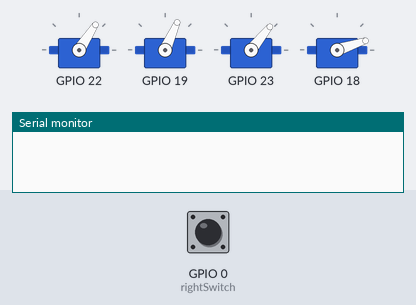
This sketch was run on a simulated ESP32. Parts: 4 × servo, the last lines printed to the serial monitor. Inputs (shaded band) come from the test bench; at power-on: GPIO 0 (rightSwitch) HIGH. Servo pulses on a pin are drawn as a servo (544–2400 µs = 0–180°).

Above: at 1.2 s.
1.3 s: GPIO 0 (rightSwitch) pulled LOW for 0.15 s
At 1.76 s:
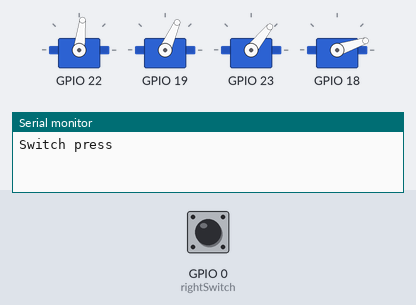
At 14.0 s:
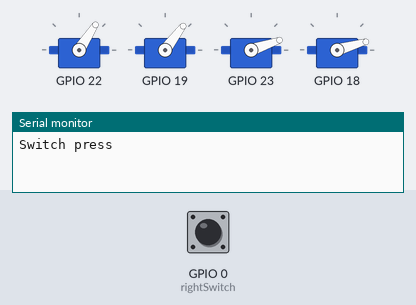
Timing chart, 0 to 15.5 s (numbered marks = the images above; inputs shaded):
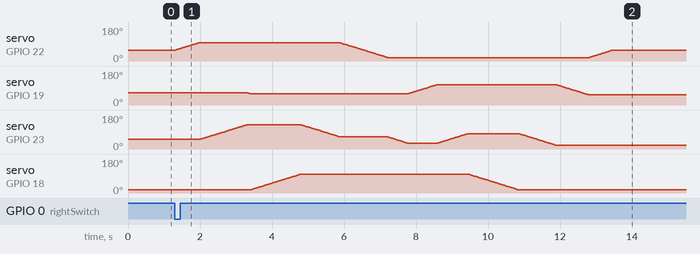

The sketch:

robotArm.ino
```cpp
/*
   ESP32 Servo Example
   John K. Bennett
   March, 2017

   This sketch uses low-level ESP32 PWM functionality to sweep 4 servos in sequence.
   It does NOT use the ESP32_Servo library for Arduino.

   The ESP32 supports 16 hardware LED PWM channels that are intended
   to be used for LED brightness control. The low level ESP32 code allows us to set the
   PWM frequency and bit-depth, and then control them by setting bits in the relevant control
   register. The core files esp32-hal-ledc.* provides helper functions to make this set up
   straightforward.

   Different servos require different pulse widths to vary servo angle, but the range is
   an approximately 500-2500 microsecond pulse every 20ms (50Hz). In general, hobbyist servos
   sweep 180 degrees, so the lowest number in the published range for a particular servo
   represents an angle of 0 degrees, the middle of the range represents 90 degrees, and the top
   of the range represents 180 degrees. So for example, if the range is 1000us to 2000us,
   1000us would equal an angle of 0, 1500us would equal 90 degrees, and 2000us would equal 1800
   degrees.

   The ESP32 PWM timers allow us to set the timer width (max 20 bits). Thus
   the timer "tick" length is (pulse_period/2**timer_width), and the equation for pulse_high_width
   (the portion of cycle (20ms in our case) that the signal is high) becomes:

                    pulse_high_width  = count * tick_length
                                      = count * (pulse_period/2**timer_width)

              and count = (pulse_high_width / (pulse_period/2**timer_width))

   For example, if we want a 1500us pulse_high_width, we set pulse_period to 20ms (20000us)
   (this value is set in the ledcSetup call), and count (used in the ledcWrite call) to
   1500/(20000/65655), or 4924. This is the value we write to the timer in the ledcWrite call.

   As a concrete example, suppose we want to repeatedly sweep four Tower Pro SG90 servos
   from 0 to 180 degrees.  The published pulse width range for the SG90 is 500-2400us. Thus,
   we should vary the count used in ledcWrite from 1638 to 7864.

   Circuit:
   Servo motors have three wires: power, ground, and signal. The power wire is typically red,
   the ground wire is typically black or brown, and the signal wire is typically yellow,
   orange or white. Since the ESP32 can supply limited current at only 3.3V, and servos draw
   considerable power, we will connect servo power to the VBat pin of the ESP32 (located
   near the USB connector). THIS IS ONLY APPROPRIATE FOR SMALL SERVOS.

   We could also connect servo power to a separate external
   power source (as long as we connect all of the grounds (ESP32, servo, and external power).
   In this example, we just connect ESP32 ground to servo ground. The servo signal pins
   connect to any available GPIO pins on the ESP32 (in this example, we use pins
   22, 19, 23, & 18).

   In this example, we assume four Tower Pro SG90 small servos.
   The published min and max for this servo are 500 and 2400, respectively.
   These values actually drive the servos a little past 0 and 180, so
   if you are particular, adjust the min and max values to match your needs.
   Experimentally, 550us and 2350us are pretty close to 0 and 180.

   This code was inspired by a post on Hackaday by Elliot Williams.
*/

// Values for TowerPro SG90 small servos; adjust if needed
#define COUNT_LOW 1800
#define COUNT_HIGH 7700

#define middleLimit_LOW 1700
#define middleLimit_HIGH 6200
#define leftLimit_LOW 3350
#define leftLimit_HIGH 6800
#define rightLimit_LOW 1900
#define rightLimit_HIGH 6200
#define clawLimit_LOW 2300
#define clawLimit_HIGH 6000

#define TIMER_WIDTH 16

#define middle 1
#define left 2
#define right 3
#define claw 4

#include "esp32-hal-ledc.h"

const int leftX = 12;
const int leftY = 13;
const int rightX = 26;
const int rightY = 27;
const int rightSwitch = 0;

int middle_currPOS = 3700;
int left_currPOS = 4000;
int right_currPOS = 3500;
int claw_currPOS = 2400;

int leftVRx = 0;
int leftVRy = 0;
int rightVRx = 0;
int rightVRy = 0;

const int servo_relay = 10;
const int servo_scale = 20;

void setup()
{
  Serial.begin(115200);

  pinMode(rightSwitch, INPUT_PULLUP);

  ledcSetup(middle, 50, TIMER_WIDTH); // channel 1, 50 Hz, 16-bit width
  ledcAttachPin(22, middle);          // GPIO 22 assigned to channel 1

  ledcSetup(left, 50, TIMER_WIDTH); // channel 2, 50 Hz, 16-bit width
  ledcAttachPin(19, left);          // GPIO 19 assigned to channel 2

  ledcSetup(right, 50, TIMER_WIDTH); // channel 3, 50 Hz, 16-bit width
  ledcAttachPin(23, right);          // GPIO 23 assigned to channel 3

  ledcSetup(claw, 50, TIMER_WIDTH); // channel 4, 50 Hz, 16-bit width
  ledcAttachPin(18, claw);          // GPIO 18 assigned to channel 4

  ledcWrite(middle, middle_currPOS);
  ledcWrite(left, left_currPOS);
  ledcWrite(right, right_currPOS);
  ledcWrite(claw, claw_currPOS);
}

void loop()
{
  // leftVRx = analogRead(leftX);
  // leftVRy = analogRead(leftY);
  // rightVRx = analogRead(rightX);
  // rightVRy = analogRead(rightY);

  // Serial.print("VRx: ");
  // Serial.println(leftVRx);
  // Serial.print("VRy: ");
  // Serial.println(leftVRy);

  // // analog left VRy
  // // CCW middle
  // if (leftVRy <= 10 && middle_currPOS > middleLimit_LOW)
  // {
  //   Serial.print("middle position: ");
  //   Serial.println(middle_currPOS);

  //   middle_currPOS -= servo_scale;
  //   ledcWrite(middle, middle_currPOS);
  //   delay(servo_relay);
  // }

  // // CW middle
  // if (leftVRy >= 4090 && middle_currPOS < middleLimit_HIGH)
  // {
  //   Serial.print("middle position: ");
  //   Serial.println(middle_currPOS);

  //   middle_currPOS += servo_scale;
  //   ledcWrite(middle, middle_currPOS);
  //   delay(servo_relay);
  // }

  // // analog left VRy
  // // UP left
  // if (rightVRx <= 10 && left_currPOS > leftLimit_LOW)
  // {
  //   Serial.print("left position: ");
  //   Serial.println(left_currPOS);

  //   left_currPOS -= servo_scale;
  //   ledcWrite(left, left_currPOS);
  //   delay(servo_relay);
  // }

  // // DOWN left
  // if (rightVRx >= 4090 && left_currPOS < leftLimit_HIGH)
  // {
  //   Serial.print("left position: ");
  //   Serial.println(left_currPOS);

  //   left_currPOS += servo_scale;
  //   ledcWrite(left, left_currPOS);
  //   delay(servo_relay);
  // }

  // // // analog right VRx
  // // // CCW claw
  // if (rightVRy <= 10 && claw_currPOS > clawLimit_LOW)
  // {
  //   Serial.print("claw position: ");
  //   Serial.println(claw_currPOS);

  //   claw_currPOS -= servo_scale;
  //   ledcWrite(claw, claw_currPOS);
  //   delay(servo_relay);
  // }

  // // CW claw
  // if (rightVRy >= 4090 && claw_currPOS < clawLimit_HIGH)
  // {
  //   Serial.print("claw position: ");
  //   Serial.println(claw_currPOS);

  //   claw_currPOS += servo_scale;
  //   ledcWrite(claw, claw_currPOS);
  //   delay(servo_relay);
  // }

  // // analog right VRy
  // // UP right
  // if (leftVRx >= 4090 && right_currPOS > rightLimit_LOW)
  // {
  //   Serial.print("right position: ");
  //   Serial.println(right_currPOS);

  //   right_currPOS -= servo_scale;
  //   ledcWrite(right, right_currPOS);
  //   delay(servo_relay);
  // }

  // // DOWN right
  // if (leftVRx <= 10 && right_currPOS < rightLimit_HIGH)
  // {
  //   Serial.print("right position: ");
  //   Serial.println(right_currPOS);

  //   right_currPOS += servo_scale;
  //   ledcWrite(right, right_currPOS);
  //   delay(servo_relay);
  // }

  if (!digitalRead(rightSwitch))
  {
    Serial.println("Switch press");
    gotoPOS(middle, 5030);
    gotoPOS(claw, 2340);
    gotoPOS(left, 2600);
    gotoPOS(right, 6100);
    gotoPOS(left, 3800);
    gotoPOS(claw, 5160);

    gotoPOS(right, 5800);
    gotoPOS(left, 2540);
    gotoPOS(right, 3940);
    gotoPOS(middle, 2410);

    gotoPOS(right, 2800);
    gotoPOS(left, 5400);
    gotoPOS(right, 4520);
    gotoPOS(claw, 2340);

    gotoPOS(right, 2440);
    gotoPOS(left, 3580);
    gotoPOS(middle, 3700);


    while (!digitalRead(rightSwitch))
    {
    }
  }
}

void gotoPOS(int servo, int position)
{
  switch (servo)
  {
  case middle:
    if (position > middle_currPOS && position < middleLimit_HIGH)
    {
      while (middle_currPOS < position)
      {
        middle_currPOS += servo_scale;
        ledcWrite(middle, middle_currPOS);
        delay(servo_relay);
      }
    }
    else if (position < middle_currPOS && position > middleLimit_LOW)
    {
      while (middle_currPOS > position)
      {
        middle_currPOS -= servo_scale;
        ledcWrite(middle, middle_currPOS);
        delay(servo_relay);
      }
    }
    else
    {
    }
    break;

  case left:
    if (position > left_currPOS && position < leftLimit_HIGH)
    {
      while (left_currPOS < position)
      {
        left_currPOS += servo_scale;
        ledcWrite(left, left_currPOS);
        delay(servo_relay);
      }
    }
    else if (position < left_currPOS && position > leftLimit_LOW)
    {
      while (left_currPOS > position)
      {
        left_currPOS -= servo_scale;
        ledcWrite(left, left_currPOS);
        delay(servo_relay);
      }
    }
    else
    {
    }
    break;

  case right:
    if (position > right_currPOS && position < rightLimit_HIGH)
    {
      while (right_currPOS < position)
      {
        right_currPOS += servo_scale;
        ledcWrite(right, right_currPOS);
        delay(servo_relay);
      }
    }
    else if (position < right_currPOS && position > rightLimit_LOW)
    {
      while (right_currPOS > position)
      {
        right_currPOS -= servo_scale;
        ledcWrite(right, right_currPOS);
        delay(servo_relay);
      }
    }
    else
    {
    }
    break;

  case claw:
    if (position > claw_currPOS && position < clawLimit_HIGH)
    {
      while (claw_currPOS < position)
      {
        claw_currPOS += servo_scale;
        ledcWrite(claw, claw_currPOS);
        delay(servo_relay);
      }
    }
    else if (position < claw_currPOS && position > clawLimit_LOW)
    {
      while (claw_currPOS > position)
      {
        claw_currPOS -= servo_scale;
        ledcWrite(claw, claw_currPOS);
        delay(servo_relay);
      }
    }
    else
    {
    }
    break;
  }
}
```
